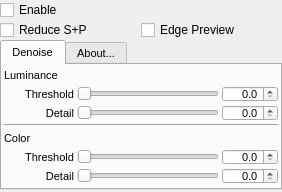
<?xml version="1.0" encoding="UTF-8"?>
<ui version="4.0">
 <class>BSphWaveletDenoisePlugin_form</class>
 <widget class="SettingsWidget" name="BSphWaveletDenoisePlugin_form">
  <property name="geometry">
   <rect>
    <x>0</x>
    <y>0</y>
    <width>282</width>
    <height>192</height>
   </rect>
  </property>
  <property name="sizePolicy">
   <sizepolicy hsizetype="Preferred" vsizetype="Preferred">
    <horstretch>0</horstretch>
    <verstretch>0</verstretch>
   </sizepolicy>
  </property>
  <property name="maximumSize">
   <size>
    <width>16777215</width>
    <height>232</height>
   </size>
  </property>
  <property name="windowTitle">
   <string notr="true">Wavelet Denoise</string>
  </property>
  <property name="BIBBLE_PLUGIN_NAME" stdset="0">
   <string>WaveletDenoise2</string>
  </property>
  <property name="BIBBLE_PLUGIN_GROUP" stdset="0">
   <string>WaveletDenoise2</string>
  </property>
  <layout class="QVBoxLayout" name="verticalLayout">
   <property name="spacing">
    <number>0</number>
   </property>
   <property name="margin">
    <number>0</number>
   </property>
   <item>
    <layout class="QGridLayout" name="gridLayout">
     <property name="spacing">
      <number>0</number>
     </property>
     <item row="0" column="0">
      <widget class="QCheckBox" name="bSphWaveletDenoiseon_checkbox">
       <property name="toolTip">
        <string>Enable Wavelet Denoise</string>
       </property>
       <property name="text">
        <string>Enable</string>
       </property>
      </widget>
     </item>
     <item row="1" column="0">
      <widget class="QCheckBox" name="bSphWaveletDenoiseDePepper_checkbox">
       <property name="toolTip">
        <string>Reduce Salt and Pepper Artifacts</string>
       </property>
       <property name="text">
        <string>Reduce S+P</string>
       </property>
      </widget>
     </item>
     <item row="1" column="1">
      <widget class="QCheckBox" name="bSphWaveletDenoiseShowEdge_checkbox">
       <property name="text">
        <string>Edge Preview</string>
       </property>
      </widget>
     </item>
    </layout>
   </item>
   <item>
    <widget class="QTabWidget" name="tabWidget">
     <property name="maximumSize">
      <size>
       <width>16777215</width>
       <height>150</height>
      </size>
     </property>
     <property name="font">
      <font>
       <pointsize>8</pointsize>
      </font>
     </property>
     <property name="currentIndex">
      <number>0</number>
     </property>
     <widget class="QWidget" name="DenoiseTab">
      <attribute name="title">
       <string>Denoise</string>
      </attribute>
      <layout class="QGridLayout" name="gridLayout_3">
       <property name="leftMargin">
        <number>2</number>
       </property>
       <property name="topMargin">
        <number>2</number>
       </property>
       <property name="rightMargin">
        <number>2</number>
       </property>
       <property name="bottomMargin">
        <number>4</number>
       </property>
       <property name="spacing">
        <number>3</number>
       </property>
       <item row="1" column="0">
        <widget class="QLabel" name="bSphWaveletDenoiseThresL_label">
         <property name="sizePolicy">
          <sizepolicy hsizetype="Minimum" vsizetype="Preferred">
           <horstretch>0</horstretch>
           <verstretch>0</verstretch>
          </sizepolicy>
         </property>
         <property name="minimumSize">
          <size>
           <width>70</width>
           <height>16</height>
          </size>
         </property>
         <property name="maximumSize">
          <size>
           <width>70</width>
           <height>16</height>
          </size>
         </property>
         <property name="text">
          <string>Threshold</string>
         </property>
         <property name="scaledContents">
          <bool>false</bool>
         </property>
         <property name="alignment">
          <set>Qt::AlignRight|Qt::AlignTrailing|Qt::AlignVCenter</set>
         </property>
        </widget>
       </item>
       <item row="1" column="1">
        <widget class="QSlider" name="bSphWaveletDenoiseThresL_slider">
         <property name="minimum">
          <number>0</number>
         </property>
         <property name="maximum">
          <number>10000</number>
         </property>
         <property name="singleStep">
          <number>100</number>
         </property>
         <property name="pageStep">
          <number>500</number>
         </property>
         <property name="value">
          <number>0</number>
         </property>
         <property name="orientation">
          <enum>Qt::Horizontal</enum>
         </property>
        </widget>
       </item>
       <item row="1" column="2">
        <widget class="QDoubleSpinBox" name="bSphWaveletDenoiseThresL_edit">
         <property name="sizePolicy">
          <sizepolicy hsizetype="Preferred" vsizetype="Preferred">
           <horstretch>0</horstretch>
           <verstretch>0</verstretch>
          </sizepolicy>
         </property>
         <property name="minimumSize">
          <size>
           <width>56</width>
           <height>16</height>
          </size>
         </property>
         <property name="maximumSize">
          <size>
           <width>56</width>
           <height>16</height>
          </size>
         </property>
         <property name="focusPolicy">
          <enum>Qt::ClickFocus</enum>
         </property>
         <property name="acceptDrops">
          <bool>true</bool>
         </property>
         <property name="alignment">
          <set>Qt::AlignRight|Qt::AlignTrailing|Qt::AlignVCenter</set>
         </property>
         <property name="correctionMode">
          <enum>QAbstractSpinBox::CorrectToPreviousValue</enum>
         </property>
         <property name="suffix">
          <string/>
         </property>
         <property name="decimals">
          <number>1</number>
         </property>
         <property name="minimum">
          <double>0.000000000000000</double>
         </property>
         <property name="maximum">
          <double>100.000000000000000</double>
         </property>
         <property name="singleStep">
          <double>0.100000000000000</double>
         </property>
         <property name="value">
          <double>0.000000000000000</double>
         </property>
        </widget>
       </item>
       <item row="2" column="0">
        <widget class="QLabel" name="bSphWaveletDenoiseLowL_label">
         <property name="sizePolicy">
          <sizepolicy hsizetype="Minimum" vsizetype="Preferred">
           <horstretch>0</horstretch>
           <verstretch>0</verstretch>
          </sizepolicy>
         </property>
         <property name="minimumSize">
          <size>
           <width>70</width>
           <height>16</height>
          </size>
         </property>
         <property name="maximumSize">
          <size>
           <width>70</width>
           <height>16</height>
          </size>
         </property>
         <property name="text">
          <string>Detail</string>
         </property>
         <property name="scaledContents">
          <bool>false</bool>
         </property>
         <property name="alignment">
          <set>Qt::AlignRight|Qt::AlignTrailing|Qt::AlignVCenter</set>
         </property>
        </widget>
       </item>
       <item row="2" column="1">
        <widget class="QSlider" name="bSphWaveletDenoiseLowL_slider">
         <property name="minimum">
          <number>0</number>
         </property>
         <property name="maximum">
          <number>10000</number>
         </property>
         <property name="singleStep">
          <number>100</number>
         </property>
         <property name="pageStep">
          <number>500</number>
         </property>
         <property name="value">
          <number>0</number>
         </property>
         <property name="orientation">
          <enum>Qt::Horizontal</enum>
         </property>
        </widget>
       </item>
       <item row="2" column="2">
        <widget class="QDoubleSpinBox" name="bSphWaveletDenoiseLowL_edit">
         <property name="sizePolicy">
          <sizepolicy hsizetype="Preferred" vsizetype="Preferred">
           <horstretch>0</horstretch>
           <verstretch>0</verstretch>
          </sizepolicy>
         </property>
         <property name="minimumSize">
          <size>
           <width>56</width>
           <height>16</height>
          </size>
         </property>
         <property name="maximumSize">
          <size>
           <width>56</width>
           <height>16</height>
          </size>
         </property>
         <property name="focusPolicy">
          <enum>Qt::ClickFocus</enum>
         </property>
         <property name="acceptDrops">
          <bool>true</bool>
         </property>
         <property name="alignment">
          <set>Qt::AlignRight|Qt::AlignTrailing|Qt::AlignVCenter</set>
         </property>
         <property name="correctionMode">
          <enum>QAbstractSpinBox::CorrectToPreviousValue</enum>
         </property>
         <property name="suffix">
          <string/>
         </property>
         <property name="decimals">
          <number>1</number>
         </property>
         <property name="minimum">
          <double>0.000000000000000</double>
         </property>
         <property name="maximum">
          <double>100.000000000000000</double>
         </property>
         <property name="singleStep">
          <double>0.100000000000000</double>
         </property>
         <property name="value">
          <double>0.000000000000000</double>
         </property>
        </widget>
       </item>
       <item row="5" column="0">
        <widget class="QLabel" name="bSphWaveletDenoiseThresC_label">
         <property name="sizePolicy">
          <sizepolicy hsizetype="Minimum" vsizetype="Preferred">
           <horstretch>0</horstretch>
           <verstretch>0</verstretch>
          </sizepolicy>
         </property>
         <property name="minimumSize">
          <size>
           <width>70</width>
           <height>16</height>
          </size>
         </property>
         <property name="maximumSize">
          <size>
           <width>70</width>
           <height>16</height>
          </size>
         </property>
         <property name="text">
          <string>Threshold</string>
         </property>
         <property name="scaledContents">
          <bool>false</bool>
         </property>
         <property name="alignment">
          <set>Qt::AlignRight|Qt::AlignTrailing|Qt::AlignVCenter</set>
         </property>
        </widget>
       </item>
       <item row="5" column="1">
        <widget class="QSlider" name="bSphWaveletDenoiseThresC_slider">
         <property name="minimum">
          <number>0</number>
         </property>
         <property name="maximum">
          <number>10000</number>
         </property>
         <property name="singleStep">
          <number>100</number>
         </property>
         <property name="pageStep">
          <number>500</number>
         </property>
         <property name="value">
          <number>0</number>
         </property>
         <property name="orientation">
          <enum>Qt::Horizontal</enum>
         </property>
        </widget>
       </item>
       <item row="5" column="2">
        <widget class="QDoubleSpinBox" name="bSphWaveletDenoiseThresC_edit">
         <property name="sizePolicy">
          <sizepolicy hsizetype="Preferred" vsizetype="Preferred">
           <horstretch>0</horstretch>
           <verstretch>0</verstretch>
          </sizepolicy>
         </property>
         <property name="minimumSize">
          <size>
           <width>56</width>
           <height>16</height>
          </size>
         </property>
         <property name="maximumSize">
          <size>
           <width>56</width>
           <height>16</height>
          </size>
         </property>
         <property name="focusPolicy">
          <enum>Qt::ClickFocus</enum>
         </property>
         <property name="acceptDrops">
          <bool>true</bool>
         </property>
         <property name="alignment">
          <set>Qt::AlignRight|Qt::AlignTrailing|Qt::AlignVCenter</set>
         </property>
         <property name="correctionMode">
          <enum>QAbstractSpinBox::CorrectToPreviousValue</enum>
         </property>
         <property name="suffix">
          <string/>
         </property>
         <property name="decimals">
          <number>1</number>
         </property>
         <property name="minimum">
          <double>0.000000000000000</double>
         </property>
         <property name="maximum">
          <double>100.000000000000000</double>
         </property>
         <property name="singleStep">
          <double>0.100000000000000</double>
         </property>
         <property name="value">
          <double>0.000000000000000</double>
         </property>
        </widget>
       </item>
       <item row="6" column="0">
        <widget class="QLabel" name="bSphWaveletDenoiseLowC_label">
         <property name="sizePolicy">
          <sizepolicy hsizetype="Minimum" vsizetype="Preferred">
           <horstretch>0</horstretch>
           <verstretch>0</verstretch>
          </sizepolicy>
         </property>
         <property name="minimumSize">
          <size>
           <width>70</width>
           <height>16</height>
          </size>
         </property>
         <property name="maximumSize">
          <size>
           <width>70</width>
           <height>16</height>
          </size>
         </property>
         <property name="text">
          <string>Detail</string>
         </property>
         <property name="scaledContents">
          <bool>false</bool>
         </property>
         <property name="alignment">
          <set>Qt::AlignRight|Qt::AlignTrailing|Qt::AlignVCenter</set>
         </property>
        </widget>
       </item>
       <item row="6" column="1">
        <widget class="QSlider" name="bSphWaveletDenoiseLowC_slider">
         <property name="minimum">
          <number>0</number>
         </property>
         <property name="maximum">
          <number>10000</number>
         </property>
         <property name="singleStep">
          <number>100</number>
         </property>
         <property name="pageStep">
          <number>500</number>
         </property>
         <property name="value">
          <number>0</number>
         </property>
         <property name="orientation">
          <enum>Qt::Horizontal</enum>
         </property>
        </widget>
       </item>
       <item row="6" column="2">
        <widget class="QDoubleSpinBox" name="bSphWaveletDenoiseLowC_edit">
         <property name="sizePolicy">
          <sizepolicy hsizetype="Preferred" vsizetype="Preferred">
           <horstretch>0</horstretch>
           <verstretch>0</verstretch>
          </sizepolicy>
         </property>
         <property name="minimumSize">
          <size>
           <width>56</width>
           <height>16</height>
          </size>
         </property>
         <property name="maximumSize">
          <size>
           <width>56</width>
           <height>16</height>
          </size>
         </property>
         <property name="focusPolicy">
          <enum>Qt::ClickFocus</enum>
         </property>
         <property name="acceptDrops">
          <bool>true</bool>
         </property>
         <property name="alignment">
          <set>Qt::AlignRight|Qt::AlignTrailing|Qt::AlignVCenter</set>
         </property>
         <property name="correctionMode">
          <enum>QAbstractSpinBox::CorrectToPreviousValue</enum>
         </property>
         <property name="suffix">
          <string/>
         </property>
         <property name="decimals">
          <number>1</number>
         </property>
         <property name="minimum">
          <double>0.000000000000000</double>
         </property>
         <property name="maximum">
          <double>100.000000000000000</double>
         </property>
         <property name="singleStep">
          <double>0.100000000000000</double>
         </property>
         <property name="value">
          <double>0.000000000000000</double>
         </property>
        </widget>
       </item>
       <item row="3" column="0" colspan="3">
        <widget class="Line" name="line">
         <property name="orientation">
          <enum>Qt::Horizontal</enum>
         </property>
        </widget>
       </item>
       <item row="0" column="0">
        <widget class="QLabel" name="Luminanc_label">
         <property name="minimumSize">
          <size>
           <width>70</width>
           <height>16</height>
          </size>
         </property>
         <property name="maximumSize">
          <size>
           <width>70</width>
           <height>16</height>
          </size>
         </property>
         <property name="text">
          <string>Luminance</string>
         </property>
        </widget>
       </item>
       <item row="4" column="0">
        <widget class="QLabel" name="Color_label">
         <property name="minimumSize">
          <size>
           <width>70</width>
           <height>16</height>
          </size>
         </property>
         <property name="maximumSize">
          <size>
           <width>70</width>
           <height>16</height>
          </size>
         </property>
         <property name="text">
          <string>Color</string>
         </property>
        </widget>
       </item>
      </layout>
     </widget>
     <widget class="QWidget" name="AboutTab">
      <attribute name="title">
       <string>About...</string>
      </attribute>
      <layout class="QGridLayout" name="gridLayout_3">
       <property name="leftMargin">
        <number>2</number>
       </property>
       <property name="topMargin">
        <number>2</number>
       </property>
       <property name="rightMargin">
        <number>2</number>
       </property>
       <property name="bottomMargin">
        <number>4</number>
       </property>
       <item row="1" column="0">
        <widget class="QTextBrowser" name="textBrowser">
         <property name="maximumSize">
          <size>
           <width>16777215</width>
           <height>200</height>
          </size>
         </property>
         <property name="toolTip">
          <string notr="true"/>
         </property>
         <property name="html">
          <string>&lt;!DOCTYPE HTML PUBLIC &quot;-//W3C//DTD HTML 4.0//EN&quot; &quot;http://www.w3.org/TR/REC-html40/strict.dtd&quot;&gt;
&lt;html&gt;&lt;head&gt;&lt;meta name=&quot;qrichtext&quot; content=&quot;1&quot; /&gt;&lt;style type=&quot;text/css&quot;&gt;
p, li { white-space: pre-wrap; }
&lt;/style&gt;&lt;/head&gt;&lt;body style=&quot; font-family:'Sans Serif'; font-size:8pt; font-weight:400; font-style:normal;&quot;&gt;
&lt;p style=&quot; margin-top:0px; margin-bottom:0px; margin-left:0px; margin-right:0px; -qt-block-indent:0; text-indent:0px;&quot;&gt;&lt;span style=&quot; font-family:'Sans';&quot;&gt;(C) 2010-2012 Spoilerhead&lt;/span&gt;&lt;/p&gt;
&lt;p style=&quot; margin-top:0px; margin-bottom:0px; margin-left:0px; margin-right:0px; -qt-block-indent:0; text-indent:0px;&quot;&gt;&lt;span style=&quot; font-family:'Sans';&quot;&gt;Ported from the dcraw denoise algorithm by Dave Coffin&lt;/span&gt;&lt;/p&gt;
&lt;p style=&quot; margin-top:0px; margin-bottom:0px; margin-left:0px; margin-right:0px; -qt-block-indent:0; text-indent:0px;&quot;&gt;&lt;a href=&quot;http://www.cybercom.net/~dcoffin/dcraw/&quot;&gt;&lt;span style=&quot; font-family:'Sans'; text-decoration: underline; color:#0000ff;&quot;&gt;http://www.cybercom.net/~dcoffin/dcraw/&lt;/span&gt;&lt;/a&gt;&lt;/p&gt;
&lt;p style=&quot;-qt-paragraph-type:empty; margin-top:0px; margin-bottom:0px; margin-left:0px; margin-right:0px; -qt-block-indent:0; text-indent:0px; font-family:'Sans';&quot;&gt;&lt;/p&gt;
&lt;p style=&quot; margin-top:0px; margin-bottom:0px; margin-left:0px; margin-right:0px; -qt-block-indent:0; text-indent:0px;&quot;&gt;&lt;span style=&quot; font-family:'Sans';&quot;&gt;This plugin is free software, but i would appreciate it if you'd give me some support by &lt;/span&gt;&lt;a href=&quot;http://web.student.tuwien.ac.at/~e0326004/bibble/&quot;&gt;&lt;span style=&quot; font-family:'Sans'; text-decoration: underline; color:#0000ff;&quot;&gt;giving me a little donation, so i can buy myself beer, pizza and most important: coffee&lt;/span&gt;&lt;/a&gt;&lt;/p&gt;
&lt;p style=&quot;-qt-paragraph-type:empty; margin-top:0px; margin-bottom:0px; margin-left:0px; margin-right:0px; -qt-block-indent:0; text-indent:0px; font-family:'Sans'; text-decoration: underline; color:#0000ff;&quot;&gt;&lt;/p&gt;
&lt;p style=&quot;-qt-paragraph-type:empty; margin-top:0px; margin-bottom:0px; margin-left:0px; margin-right:0px; -qt-block-indent:0; text-indent:0px; font-family:'Sans';&quot;&gt;&lt;/p&gt;&lt;/body&gt;&lt;/html&gt;</string>
         </property>
         <property name="openExternalLinks">
          <bool>true</bool>
         </property>
        </widget>
       </item>
       <item row="0" column="0">
        <widget class="QLabel" name="label">
         <property name="font">
          <font>
           <pointsize>8</pointsize>
           <weight>75</weight>
           <bold>true</bold>
          </font>
         </property>
         <property name="toolTip">
          <string notr="true"/>
         </property>
         <property name="text">
          <string>Wavelet Denoise 2 - T31 by Spoilerhead</string>
         </property>
        </widget>
       </item>
      </layout>
     </widget>
    </widget>
   </item>
  </layout>
 </widget>
 <customwidgets>
  <customwidget>
   <class>SettingsWidget</class>
   <extends>QWidget</extends>
   <header>SettingsWidget.h</header>
   <container>1</container>
   <slots>
    <slot>setOption(int)</slot>
    <slot>setOption(QString)</slot>
    <slot>setOption(bool)</slot>
    <slot>buttonClick()</slot>
   </slots>
  </customwidget>
 </customwidgets>
 <resources/>
 <connections>
  <connection>
   <sender>bSphWaveletDenoiseLowC_edit</sender>
   <signal>valueChanged(QString)</signal>
   <receiver>BSphWaveletDenoisePlugin_form</receiver>
   <slot>setOption(QString)</slot>
   <hints>
    <hint type="sourcelabel">
     <x>502</x>
     <y>141</y>
    </hint>
    <hint type="destinationlabel">
     <x>267</x>
     <y>131</y>
    </hint>
   </hints>
  </connection>
  <connection>
   <sender>bSphWaveletDenoiseLowC_slider</sender>
   <signal>valueChanged(int)</signal>
   <receiver>BSphWaveletDenoisePlugin_form</receiver>
   <slot>setOption(int)</slot>
   <hints>
    <hint type="sourcelabel">
     <x>281</x>
     <y>141</y>
    </hint>
    <hint type="destinationlabel">
     <x>267</x>
     <y>131</y>
    </hint>
   </hints>
  </connection>
  <connection>
   <sender>bSphWaveletDenoiseLowL_edit</sender>
   <signal>valueChanged(QString)</signal>
   <receiver>BSphWaveletDenoisePlugin_form</receiver>
   <slot>setOption(QString)</slot>
   <hints>
    <hint type="sourcelabel">
     <x>502</x>
     <y>81</y>
    </hint>
    <hint type="destinationlabel">
     <x>267</x>
     <y>131</y>
    </hint>
   </hints>
  </connection>
  <connection>
   <sender>bSphWaveletDenoiseLowL_slider</sender>
   <signal>valueChanged(int)</signal>
   <receiver>BSphWaveletDenoisePlugin_form</receiver>
   <slot>setOption(int)</slot>
   <hints>
    <hint type="sourcelabel">
     <x>281</x>
     <y>81</y>
    </hint>
    <hint type="destinationlabel">
     <x>267</x>
     <y>131</y>
    </hint>
   </hints>
  </connection>
  <connection>
   <sender>bSphWaveletDenoiseThresC_edit</sender>
   <signal>valueChanged(QString)</signal>
   <receiver>BSphWaveletDenoisePlugin_form</receiver>
   <slot>setOption(QString)</slot>
   <hints>
    <hint type="sourcelabel">
     <x>502</x>
     <y>111</y>
    </hint>
    <hint type="destinationlabel">
     <x>267</x>
     <y>131</y>
    </hint>
   </hints>
  </connection>
  <connection>
   <sender>bSphWaveletDenoiseThresC_slider</sender>
   <signal>valueChanged(int)</signal>
   <receiver>BSphWaveletDenoisePlugin_form</receiver>
   <slot>setOption(int)</slot>
   <hints>
    <hint type="sourcelabel">
     <x>281</x>
     <y>111</y>
    </hint>
    <hint type="destinationlabel">
     <x>267</x>
     <y>131</y>
    </hint>
   </hints>
  </connection>
  <connection>
   <sender>bSphWaveletDenoiseThresL_edit</sender>
   <signal>valueChanged(QString)</signal>
   <receiver>BSphWaveletDenoisePlugin_form</receiver>
   <slot>setOption(QString)</slot>
   <hints>
    <hint type="sourcelabel">
     <x>502</x>
     <y>51</y>
    </hint>
    <hint type="destinationlabel">
     <x>267</x>
     <y>131</y>
    </hint>
   </hints>
  </connection>
  <connection>
   <sender>bSphWaveletDenoiseThresL_slider</sender>
   <signal>valueChanged(int)</signal>
   <receiver>BSphWaveletDenoisePlugin_form</receiver>
   <slot>setOption(int)</slot>
   <hints>
    <hint type="sourcelabel">
     <x>281</x>
     <y>51</y>
    </hint>
    <hint type="destinationlabel">
     <x>267</x>
     <y>131</y>
    </hint>
   </hints>
  </connection>
  <connection>
   <sender>bSphWaveletDenoiseDePepper_checkbox</sender>
   <signal>toggled(bool)</signal>
   <receiver>BSphWaveletDenoisePlugin_form</receiver>
   <slot>setOption(bool)</slot>
   <hints>
    <hint type="sourcelabel">
     <x>281</x>
     <y>231</y>
    </hint>
    <hint type="destinationlabel">
     <x>267</x>
     <y>131</y>
    </hint>
   </hints>
  </connection>
  <connection>
   <sender>bSphWaveletDenoiseon_checkbox</sender>
   <signal>toggled(bool)</signal>
   <receiver>BSphWaveletDenoisePlugin_form</receiver>
   <slot>setOption(bool)</slot>
   <hints>
    <hint type="sourcelabel">
     <x>46</x>
     <y>231</y>
    </hint>
    <hint type="destinationlabel">
     <x>267</x>
     <y>131</y>
    </hint>
   </hints>
  </connection>
  <connection>
   <sender>bSphWaveletDenoiseShowEdge_checkbox</sender>
   <signal>toggled(bool)</signal>
   <receiver>BSphWaveletDenoisePlugin_form</receiver>
   <slot>setOption(bool)</slot>
   <hints>
    <hint type="sourcelabel">
     <x>380</x>
     <y>175</y>
    </hint>
    <hint type="destinationlabel">
     <x>267</x>
     <y>95</y>
    </hint>
   </hints>
  </connection>
 </connections>
</ui>
